Frame 1 (no input): blank canvas, image omitted
Frame 60 (the mouse pressed at the canvas centre just before this capture): blank canvas, image omitted
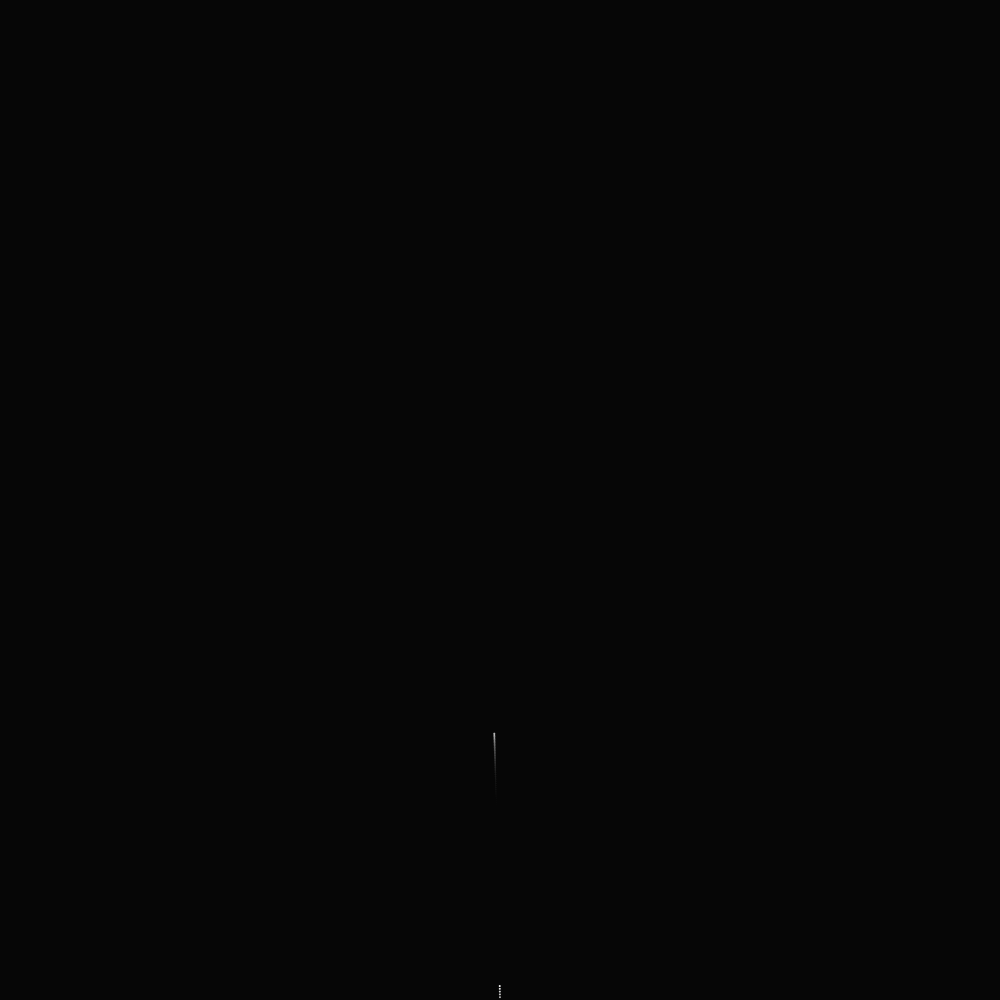
Frame 120 (the mouse held since frame 60 and released just before this capture)

The Processing sketch whose frames 1 and 60 were blank and that drew this single picture after the mouse press (run headless with seeded random() and noise(); from frame 60 on, the mouse is pressed at the canvas centre):

// Processing sketch: Fireworks
// ── Fireworks.pde
import java.util.Iterator;

final float GRAVITY = 0.03; //0.05

// More vairation in movement
//sub sub explosions
// triangles
// Add octopus wandering
// Add more variation to emittion patterns
// Add multicolored ones

// redo names and/or add description to each class

ParticleSystem system = new ParticleSystem();
int interval = 0;

void setup()
{
  size(1000, 1000);  
}

void draw()
{
  // Motion blur
  noStroke();
  fill(0, 20);
  rect(0, 0, width, height);
  
  system.update();
  
  if (millis() > interval) {
    Particle p = new Particle(new PVector(width/2, height));
    system.add(p);
    interval = millis() + 2000;//2500;
  }
}


class ParticleSystem
{
  // Privatise
  
  ArrayList<Particle> particles = new ArrayList<Particle>();
  
  // All sub particles
  ArrayList<Randomer> randomers = new ArrayList<Randomer>();
  ArrayList<Floater> floaters = new ArrayList<Floater>();
  ArrayList<Faller> fallers = new ArrayList<Faller>();
  ArrayList<Twister> twisters = new ArrayList<Twister>();
  
  void add(Particle p) // Change this, or add endpoints for subparticles?
  {
    // Apply some initial upward force
    p.applyForce(new PVector(0, random(-7, -12)));
    particles.add(p);  
  }
  
  void update()
  {  
    this.updateParticles();
    
    this.updateRandomers();
    this.updateFloaters();
    this.updateFallers();
    this.updateTwisters();
  }
  
  // TODO: Rename
  void updateParticles()
  {
    Iterator<Particle> i = particles.iterator();
    while (i.hasNext()) {
      Particle p = i.next();
      
      // Apply gravity
      p.applyForce(new PVector(0, GRAVITY));
      
      // Move particle position
      p.move();
      
      // Remove exploded particles
      if (p.exploded) {
        i.remove();
        continue;
      }
      
      // Remove dead particles
      if (p.isDead()) {
        i.remove();  
      } else {
        p.display();
      }
    }
  }
  
  void updateRandomers()
  {
    Iterator<Randomer> i = randomers.iterator();
    while (i.hasNext()) {
      Randomer r = i.next();
      
      r.applyForce(PVector.random2D());
      r.vel.limit(2); // TODO: Move limited amount to class
      r.move();
      
      if (r.isDead()) {
        i.remove();
      } else {
        r.display();
      }
    }
  }
  
  void updateFloaters()
  {
    Iterator<Floater> i = floaters.iterator();
    while (i.hasNext()) {
      Floater f = i.next();
      
      if (f.lifespan < 75) {
        
        //f.applyForce(new PVector(0, 0.075));//1));//0.05));
        f.vel.limit(1); //1 //0.05);
      } else {
        
        f.vel.limit(2);//2.5); //1.5);
      }
      
      
      f.move();
      
      if (f.isDead()) {
        i.remove();
      } else {
        f.display();
      }
    }
  }
  
  void updateFallers()
  {
    Iterator<Faller> i = fallers.iterator();
    while (i.hasNext()) {
      Faller f = i.next();
      
      f.applyForce(new PVector(0, GRAVITY));
      f.move();
      
      if (f.isDead()) {
        i.remove();
      } else {
        f.display();
      }
    }
  }
  
  void updateTwisters()
  {
    Iterator<Twister> i = twisters.iterator();
    while (i.hasNext()) {
      Twister t = i.next();
      
      t.applyForce(new PVector(0, 0.01)); // TODO: Change to 0? 
      t.move();
      
      if (t.isDead()) {
        i.remove();
      } else {
        t.display();
      }
    }
  }
}

class Randomer extends Particle
{
  public Randomer(PVector p)
  {
    super(p);  

    this.c = color(random(150, 255), 40, random(0, 150));
    this.subParticle = true;
    this.applyForce(PVector.random2D());
    this.lifespan = 125;
    this.size = 2.5;
  }
}

class Faller extends Particle
{
  public Faller(PVector p)
  {
    super(p);
    
    this.vel = PVector.random2D().limit(random(0.5, 1));//random(1,2));
    this.acc = PVector.random2D().limit(random(0.5, 1));//random(1,2));
    this.c = color(random(0, 200), random(25, 100), random(0, 255));//color(random(75, 125), 0, random(0, 255));
    
    this.subParticle = true;
    this.applyForce(PVector.random2D().limit(random(1,2)));
    this.lifespan = 250;
    this.size = 3;
  }
}

// TODO: Swap the name between this? (it falls eventually?, maybe have one actually just floats?)
class Floater extends Particle
{
  public Floater(PVector p)
  {
    super(p);
    
    this.c = color(random(200, 255), random(200, 255), 0);
    
    this.subParticle = true;
    this.acc = PVector.random2D();
    this.applyForce(PVector.random2D());
    this.lifespan = 175;//125;
    this.size = 2 ;
  }
}

class Sparkler extends Particle
{
  
  public Sparkler(PVector p)
  {
    super(p);
    
  }

  void Display()
  {
    //fill(amplify(colour.R),amplify(colour.B),amplify(colour.G), random(0, 255));
    
    ellipse(random(pos.x-(15), pos.x+(15)),random(pos.y-(15),pos.y+(15)), random(1,3), random(1,3));
    point(random(pos.x-15, pos.x+15),random(pos.y-15,pos.y-15)); 
    point(random(pos.x-15, pos.x+15),random(pos.y-15,pos.y-15)); 
    point(random(pos.x-15, pos.x+15),random(pos.y-15,pos.y-15)); 
  }
}

// TODO: Not needed?
class Trailer extends Particle
{
  // No gravity then fall off
  public Trailer(PVector p)
  {
    super(p);
    
    
  }
}

class Twister extends Particle
{
  float theta;
  float rot;
 
  // spiral off (affected by gravity)
  public Twister(PVector p)
  {
    super(p);
    this.vel = PVector.random2D().limit(random(0.5, 1));//random(1,2));
    this.acc = PVector.random2D().limit(random(0.5, 1));//random(1,2));
    this.c = color(random(25, 255), random(75, 125), 0);
    this.rot = random(50, 150);
    
    this.subParticle = true;
    this.applyForce(PVector.random2D().limit(random(1,2)));
    this.lifespan = 250;
    this.size = 2;
  }
  
  void display()
  {
    //fill(255, map(lifespan, 0, 400, 0, 255));
    //ellipse(pos.x, pos.y, size, size);
    
    fill(c, map(lifespan, 0, 400, 0, 255));
    
    pushMatrix();
    translate(pos.x, pos.y);
    rotate(theta);
    theta += TWO_PI/rot;
    ellipse(5, 5, size, size);
    ellipse(-5, -5, size, size);
    popMatrix();
  }
}

class Lines extends Particle
{
  // Draw lines to other line particles
  public Lines(PVector p)
  {
    super(p);
  }
}

class Particle
{
  PVector vel = new PVector(0, 0);
  PVector acc = new PVector(0, 0);
  PVector pos;
  
  float size = 2;
  float mass = random(2, 2.5); // TODO: this works i suppose?
  color c;
  int lifespan = 400;
  
  boolean subParticle = false;
  boolean exploded = false;
  
  Particle(PVector p)
  {
    pos = new PVector (p.x, p.y);
    acc = new PVector (random(-0.1, 0.1), 0);
    c = color(255, 255, 255);
  }
  
  public void move()
  {
    vel.add(acc); // Apply acceleration
    pos.add(vel); // Apply our speed vector
    acc.mult(0);
    
    // TODO: Get rid of exploded, HACKS
    if (vel.y > 0 && !exploded && !subParticle) { 
      explode();
    }
    
    // Decrease particle lifespan
    lifespan--;
  }
  
  public void applyForce(PVector force) 
  {
    PVector f = PVector.div(force, mass);
    acc.add(f);
  }
  
  public void explode()
  {
    
    float chance = random(0, 1);
    if (chance <= 0.25) {
      //FullEmission(pos);
    } else if ( chance <= 0.5) {
      //FallerEmission(pos); 
    } else { 
      //SprawlingEmission(pos);
      //MixedEmission(pos);  
    }
    CompleteEmission(pos);
    
    //FallerEmission(pos);
    //MixedEmission(pos);
    //FullEmission(pos);
    exploded = true;
  }
  
  public void display()
  {
    fill(c, map(lifespan, 0, 400, 0, 255));
    ellipse(pos.x, pos.y, size, size);
  }
  
  public boolean isDead()
  {
    if (lifespan < 0) {
      return true;
    } else {
      return false;
    }
  }
}

// Emission patters
// (Different ways the fireworks explode)

// Spawn every type of particle
void FullEmission(PVector pos)
{
  int particles = (int) random(100, 400);
  
  for (int x = 0; x < particles; x++) {
    Randomer r = new Randomer(pos);
    Faller fa = new Faller(pos);
    Floater f = new Floater(pos);
    Twister t = new Twister(pos);
    
    system.randomers.add(r);
    system.fallers.add(fa);
    system.floaters.add(f);
    system.twisters.add(t);
  }
}

// Spawn a random mix
void MixedEmission(PVector pos)
{
   for (int x = 0; x < 250; x++) {
     float chance = random(0, 1);
     if (chance <= 0.25) {
       Randomer r = new Randomer(pos);
       system.randomers.add(r);
       continue;
     } else {
       Floater f = new Floater(pos);
       f.c = color(random(0, 255), random(0, 255), random(0, 255));
       system.floaters.add(f);
       //continue;
     } 
     
     //chance = random(0, 1);
     //if (chance <= 0.50) {
     //  Faller fa = new Faller(pos);
     //  system.fallers.add(fa);
     //  fa.c = color(random(75, 230), 0, random(130, 250));
     //  continue;
     //} else {
     //  Twister t = new Twister(pos);
     //  system.twisters.add(t);
     //  continue;
     //}
   }
}

void SprawlingEmission(PVector pos)
{
  int particles = (int) random(400, 500);
  int red = int(random(0, 255));
  int green = int(random(0, 255));
  int blue = int(random(0, 255));
 
  for (int x = 0; x < particles; x++) {
    Randomer r = new Randomer(pos);
    int new_r = red + (int) random(0, 100);
    int new_g = green + (int) random(0, 100);
    int new_b = blue + (int) random(0, 100);
    r.c = color(new_r, new_g, new_b);
    system.randomers.add(r);
  }
}

// Spawn just fallers
void FallerEmission(PVector pos)
{
  int particles = (int) random(250, 450);
  
  for (int x = 0; x < particles; x++) {
    Faller f = new Faller(pos);
    f.size = 1.5;
    Twister t = new Twister(pos);
    f.c = color(random(0, 255), random(0, 255), random(0, 255));
    t.c = color(random(0, 255), random(0, 255), random(0, 255));
    system.fallers.add(f);
    system.twisters.add(t);
  }
}

void CompleteEmission(PVector pos)
{
  int particles = (int) random(10, 500);
  
  // Switch to using different compbinations of complimentary colours (adobe colour wheel)
  int base_red = (int) random(0, 255);
  int base_green = (int) random(0, 255);
  int base_blue = (int) random(0, 255);
  
  for (int x = 0; x < particles; x++) {
    int count = (int) random(1, 4);
    switch(count)
    {
      case 1:
        Randomer r = new Randomer(pos);
        //system.randomers.add(r);
        break;
      case 2:
        Twister t = new Twister(pos);
        t.c = color((int) random(0, 255), base_green + (int) random(0, 25), base_blue);
        system.twisters.add(t);
        break;
      case 3:
        Faller f = new Faller(pos);
        //f.c = color(base_red, (int) random(0, 255), base_blue + (int) random(0, 15));
        //system.fallers.add(f);
        break;
      case 4:
        Floater fl = new Floater(pos);
        system.floaters.add(fl);
        break;
    }
  }
}

float amplify(float n) {
  return constrain(2 * n, 0, 255);
}
